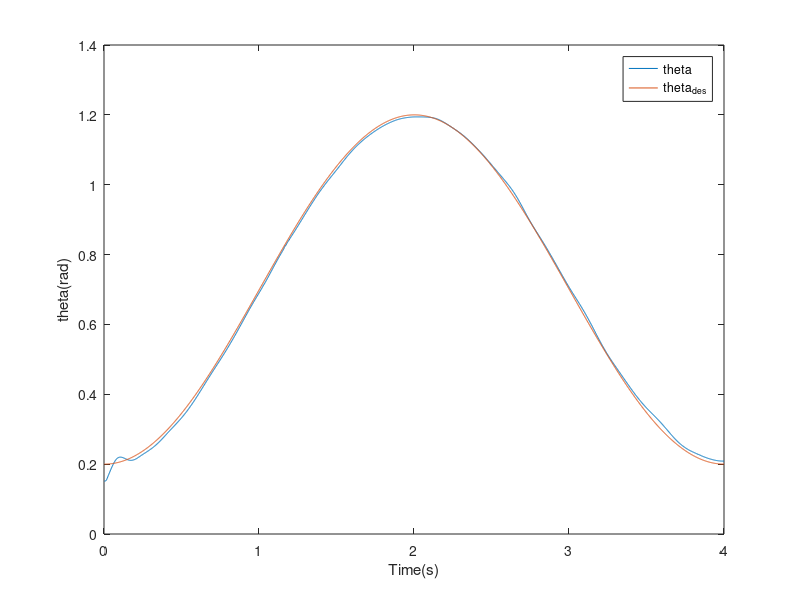

Here is the MATLAB script that generated this plot:
clear
clc
load('fig_traj.mat')

figure

plot(tvec(1:2000,:),xvec(1:2000,1));
hold on
plot(tvec(1:2000,:),xdesvec(1:2000,1));
legend theta theta_{des}
xlabel('Time(s)')
ylabel('theta(rad)')

saveas(gcf,'./fig_traj.epsc')